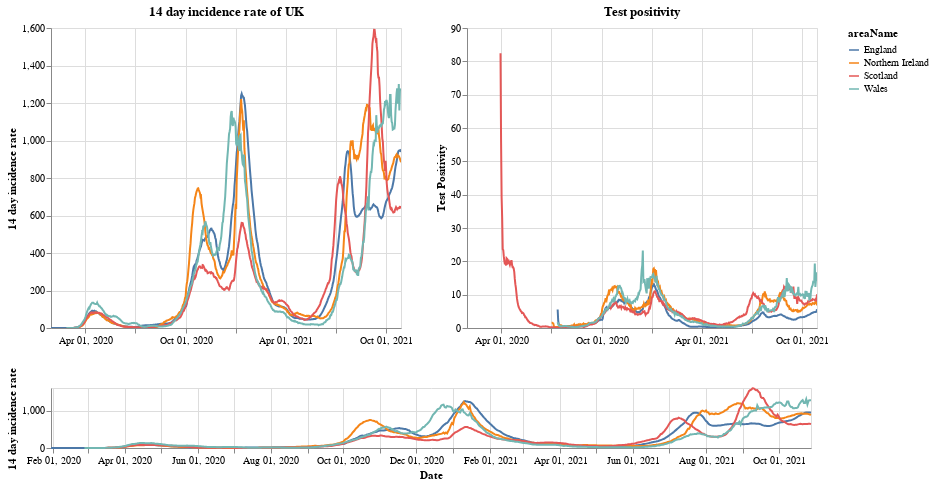

The notebook cell saved with this chart:
### Markdown cell above
# Plots

First a plot with each country in the UK. The top right shows the positivity rate for (which is the percentage of registered tests which were positive) while the top left is the 14 day incidence rate. The bottom chart can be used to select the timeframe (does not work on a mobile device).

### Code cell
#collapse
brush = alt.selection(type='interval', name='DateBrush',encodings=['x'],fields=['Time'])
leg_selection = alt.selection_multi(fields=['areaName'], bind='legend')

base = alt.Chart(uk_cases).mark_line().encode(
    x=alt.X("yearmonthdate(date):T", axis=alt.Axis(title='Date')),
    y=alt.Y("twoWeeklyCasesRate:Q", axis=alt.Axis(title='14 day incidence rate')),
    tooltip=['areaName', 'date','twoWeeklyCasesRate', 'testPositivity'],
    color='areaName',
    opacity=alt.condition(leg_selection, alt.value(2), alt.value(0.1))
).add_selection(leg_selection).properties(width=350)

upper = base.encode(alt.X('yearmonthdate(date):T', axis=alt.Axis(title=''),
                         scale=alt.Scale(domain=brush))
                   ).properties(title=f'14 day incidence rate of UK')
upper_right = upper.encode(alt.Y('testPositivity:Q', axis=alt.Axis(title='Test Positivity'))).properties(title='Test positivity')
lower = base.properties(height=60, width = 760).add_selection(brush)

(upper | upper_right) & lower

### Figure 1 — Vega-Lite specification as saved in the notebook (floating-point values rounded to 4 significant figures; data arrays with more than 128 entries replaced by an {"elided": "..."} marker saying what was removed)
{"config": {"view": {"continuousWidth": 400, "continuousHeight": 300}}, "vconcat": [{"hconcat": [{"mark": "line", "encoding": {"color": {"type": "nominal", "field": "areaName"}, "opacity": {"condition": {"value": 2, "selection": "selector001"}, "value": 0.1}, "tooltip": [{"type": "nominal", "field": "areaName"}, {"type": "temporal", "field": "date"}, {"type": "quantitative", "field": "twoWeeklyCasesRate"}, {"type": "quantitative", "field": "testPositivity"}], "x": {"type": "temporal", "axis": {"title": ""}, "field": "date", "scale": {"domain": {"selection": "DateBrush"}}, "timeUnit": "yearmonthdate"}, "y": {"type": "quantitative", "axis": {"title": "14 day incidence rate"}, "field": "twoWeeklyCasesRate"}}, "selection": {"selector001": {"type": "multi", "fields": ["areaName"], "bind": "legend"}}, "title": "14 day incidence rate of UK", "width": 350}, {"mark": "line", "encoding": {"color": {"type": "nominal", "field": "areaName"}, "opacity": {"condition": {"value": 2, "selection": "selector001"}, "value": 0.1}, "tooltip": [{"type": "nominal", "field": "areaName"}, {"type": "temporal", "field": "date"}, {"type": "quantitative", "field": "twoWeeklyCasesRate"}, {"type": "quantitative", "field": "testPositivity"}], "x": {"type": "temporal", "axis": {"title": ""}, "field": "date", "scale": {"domain": {"selection": "DateBrush"}}, "timeUnit": "yearmonthdate"}, "y": {"type": "quantitative", "axis": {"title": "Test Positivity"}, "field": "testPositivity"}}, "selection": {"selector001": {"type": "multi", "fields": ["areaName"], "bind": "legend"}}, "title": "Test positivity", "width": 350}]}, {"mark": "line", "encoding": {"color": {"type": "nominal", "field": "areaName"}, "opacity": {"condition": {"value": 2, "selection": "selector001"}, "value": 0.1}, "tooltip": [{"type": "nominal", "field": "areaName"}, {"type": "temporal", "field": "date"}, {"type": "quantitative", "field": "twoWeeklyCasesRate"}, {"type": "quantitative", "field": "testPositivity"}], "x": {"type": "temporal", "axis": {"title": "Date"}, "field": "date", "timeUnit": "yearmonthdate"}, "y": {"type": "quantitative", "axis": {"title": "14 day incidence rate"}, "field": "twoWeeklyCasesRate"}}, "height": 60, "selection": {"selector001": {"type": "multi", "fields": ["areaName"], "bind": "legend"}, "DateBrush": {"type": "interval", "encodings": ["x"], "fields": ["Time"]}}, "width": 760}], "data": {"name": "data-3a20a2aba8f79c71e02d9048ed410121"}, "$schema": "https://vega.github.io/schema/vega-lite/v4.8.1.json", "datasets": {"data-3a20a2aba8f79c71e02d9048ed410121": {"elided": "2460 records"}}}
